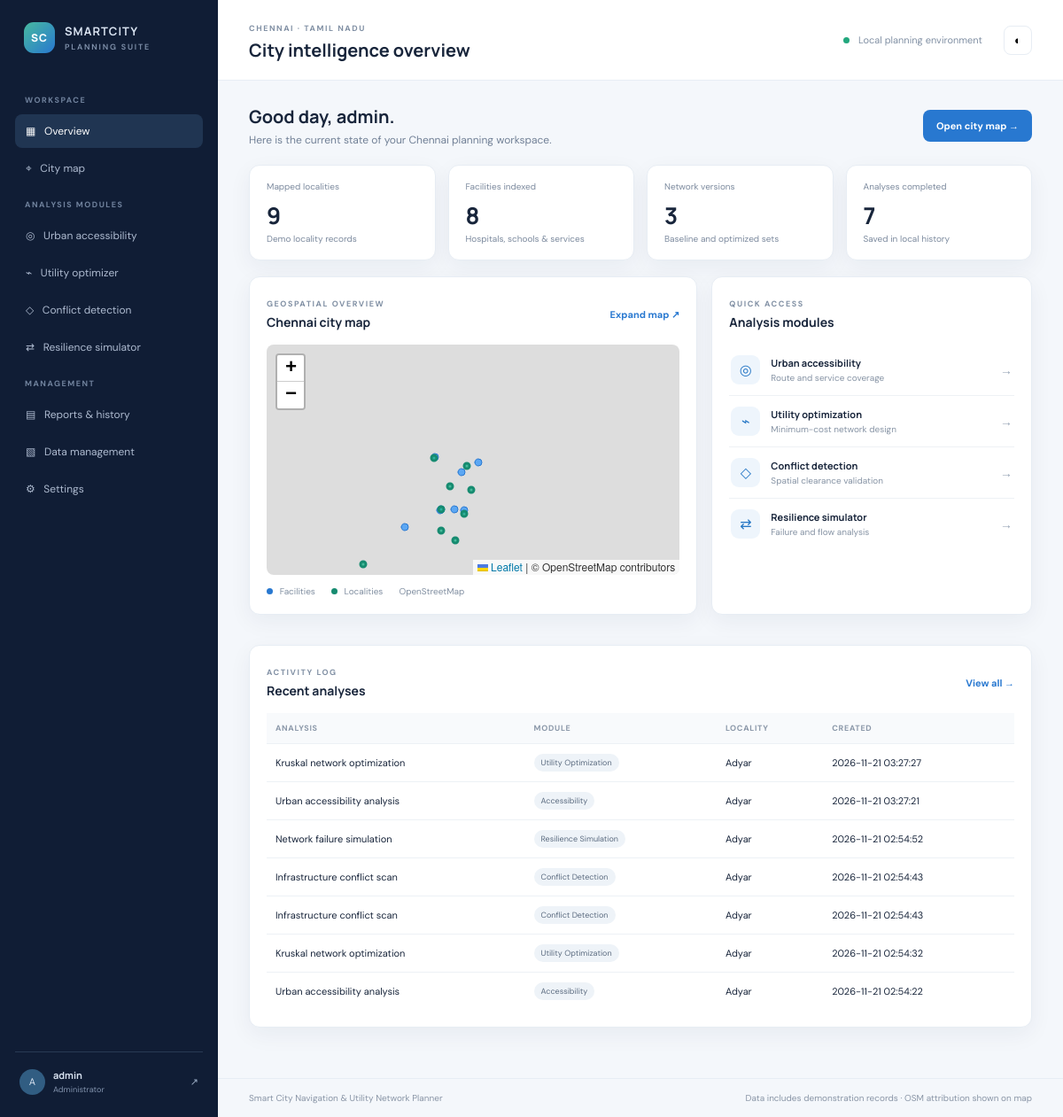
The app's page /dashboard (signed in) with its own data.
### tables this page shows
CREATE TABLE analyses(id INTEGER PRIMARY KEY, module TEXT, locality TEXT, title TEXT, result_json TEXT, created_by TEXT, created_at TEXT DEFAULT CURRENT_TIMESTAMP);

### app.py (the view)
@app.route("/dashboard")
@login_required
def dashboard():
    return render_template("dashboard.html", facilities=rows("SELECT * FROM facilities"),
        locations=rows("SELECT * FROM locations"), analyses=rows("SELECT * FROM analyses ORDER BY id DESC LIMIT 8"),
        counts={"facilities":len(rows("SELECT id FROM facilities")),"localities":len(rows("SELECT id FROM locations")),
                "analyses":len(rows("SELECT id FROM analyses")),"versions":len(rows("SELECT id FROM network_versions"))})

### app.py (called while the page is built)
def login_required(fn):
    @wraps(fn)
    def wrapped(*a,**kw):
        if "user" not in session: return redirect(url_for("login"))
        return fn(*a,**kw)
    return wrapped

def rows(sql,args=()):
    with connect() as db: return [dict(r) for r in db.execute(sql,args).fetchall()]

### database.py (called while the page is built)
def connect():
    Config.DATABASE.parent.mkdir(parents=True, exist_ok=True)
    db=sqlite3.connect(Config.DATABASE)
    db.row_factory=sqlite3.Row
    db.execute("PRAGMA foreign_keys=ON")
    return db

### templates/dashboard.html (shortened to what this page needs)
{% extends 'base.html' %}{% set heading='City intelligence overview' %}{% block content %}
<div class="welcome-row"><div><h2>Good day, {{session.user}}.</h2><p>Here is the current state of your Chennai planning workspace.</p></div><a class="primary" href="/map">Open city map →</a></div>
<div class="stat-grid"><div class="stat-card"><span>Mapped localities</span><b>{{counts.localities}}</b><small>Demo locality records</small></div><div class="stat-card"><span>Facilities indexed</span><b>{{counts.facilities}}</b><small>Hospitals, schools & services</small></div><div class="stat-card"><span>Network versions</span><b>{{counts.versions}}</b><small>Baseline and optimized sets</small></div><div class="stat-card"><span>Analyses completed</span><b>{{counts.analyses}}</b><small>Saved in local history</small></div></div>
<div class="dashboard-grid"><div class="panel map-panel"><div class="panel-head"><div><span class="eyebrow">GEOSPATIAL OVERVIEW</span><h3>Chennai city map</h3></div><a href="/map" class="text-link">Expand map ↗</a></div><div id="miniMap" class="mini-map"></div><div class="map-legend"><span><i class="dot blue"></i> Facilities</span><span><i class="dot green"></i> Localities</span><span>OpenStreetMap</span></div></div>
<div class="panel"><div class="panel-head"><div><span class="eyebrow">QUICK ACCESS</span><h3>Analysis modules</h3></div></div><div class="quick-links"><a href="/accessibility"><span class="quick-icon">◎</span><div><b>Urban accessibility</b><small>Route and service coverage</small></div><span>→</span></a><a href="/optimizer"><span class="quick-icon">⌁</span><div><b>Utility optimization</b><small>Minimum-cost network design</small></div><span>→</span></a><a href="/conflicts"><span class="quick-icon">◇</span><div><b>Conflict detection</b><small>Spatial clearance validation</small></div><span>→</span></a><a href="/resilience"><span class="quick-icon">⇄</span><div><b>Resilience simulator</b><small>Failure and flow analysis</small></div><span>→</span></a></div></div></div>
<div class="panel"><div class="panel-head"><div><span class="eyebrow">ACTIVITY LOG</span><h3>Recent analyses</h3></div><a class="text-link" href="/reports">View all →</a></div>{% if analyses %}<table><thead><tr><th>Analysis</th><th>Module</th><th>Locality</th><th>Created</th></tr></thead><tbody>{% for a in analyses %}<tr><td>{{a.title}}</td><td><span class="pill">{{a.module}}</span></td><td>{{a.locality}}</td><td>{{a.created_at}}</td></tr>{% endfor %}</tbody></table>{% else %}<div class="empty">No analyses yet. Choose a module above to run your first planning analysis.</div>{% endif %}</div>{% endblock %}

### templates/base.html (shortened to what this page needs)
<!doctype html><html lang="en"><head><meta charset="utf-8"><meta name="viewport" content="width=device-width,initial-scale=1"><title>{{ title or 'Smart City Planner' }}</title>
<link rel="stylesheet" href="{{ url_for('static',filename='css/style.css') }}"><link rel="stylesheet" href="https://unpkg.com/leaflet@1.9.4/dist/leaflet.css"></head>
<body><div class="shell">
<aside class="sidebar"><div class="brand"><div class="brand-mark">SC</div><div><b>SMARTCITY</b><small>PLANNING SUITE</small></div></div>
<div class="nav-label">WORKSPACE</div>
<a href="/dashboard" class="{{ 'active' if request.path=='/dashboard' else '' }}">▦ &nbsp; Overview</a>
<a href="/map" class="{{ 'active' if request.path=='/map' else '' }}">⌖ &nbsp; City map</a>
<div class="nav-label">ANALYSIS MODULES</div>
<a href="/accessibility">◎ &nbsp; Urban accessibility</a><a href="/optimizer">⌁ &nbsp; Utility optimizer</a><a href="/conflicts">◇ &nbsp; Conflict detection</a><a href="/resilience">⇄ &nbsp; Resilience simulator</a>
<div class="nav-label">MANAGEMENT</div><a href="/reports">▤ &nbsp; Reports & history</a><a href="/data">▧ &nbsp; Data management</a><a href="/settings">⚙ &nbsp; Settings</a>
<div class="sidebar-bottom"><div class="avatar">{{ session.user[:1]|upper }}</div><div><b>{{ session.user }}</b><small>Administrator</small></div><a class="logout" href="/logout">↗</a></div></aside>
<main class="main"><header class="topbar"><div><span class="eyebrow">CHENNAI · TAMIL NADU</span><h1>{{ heading or 'Planning workspace' }}</h1></div><div class="top-actions"><span class="live-dot"></span><span>Local planning environment</span><button class="icon-btn" id="themeToggle">◐</button></div></header>
<section class="content">{% block content %}{% endblock %}</section><footer>Smart City Navigation & Utility Network Planner <span>Data includes demonstration records · OSM attribution shown on map</span></footer></main></div>
</body></html>

### records on screen
analyses: title "Kruskal network optimization", module "Utility Optimization", locality "Adyar", created_at "2026-11-21 03:27:27"
analyses: title "Urban accessibility analysis", module "Accessibility", locality "Adyar", created_at "2026-11-21 03:27:21"
analyses: title "Network failure simulation", module "Resilience Simulation", locality "Adyar", created_at "2026-11-21 02:54:52"
analyses: title "Infrastructure conflict scan", module "Conflict Detection", locality "Adyar", created_at "2026-11-21 02:54:43"
analyses: title "Infrastructure conflict scan", module "Conflict Detection", locality "Adyar", created_at "2026-11-21 02:54:43"
analyses: title "Kruskal network optimization", module "Utility Optimization", locality "Adyar", created_at "2026-11-21 02:54:32"
analyses: title "Urban accessibility analysis", module "Accessibility", locality "Adyar", created_at "2026-11-21 02:54:22"

### other values on screen
{{ session.user[:1]|upper }} "A"
{{ session.user }} "admin"
{{ heading or 'Planning workspace' }} "City intelligence overview"
{{ counts.localities }} "9"
{{ counts.facilities }} "8"
{{ counts.versions }} "3"
{{ counts.analyses }} "7"
